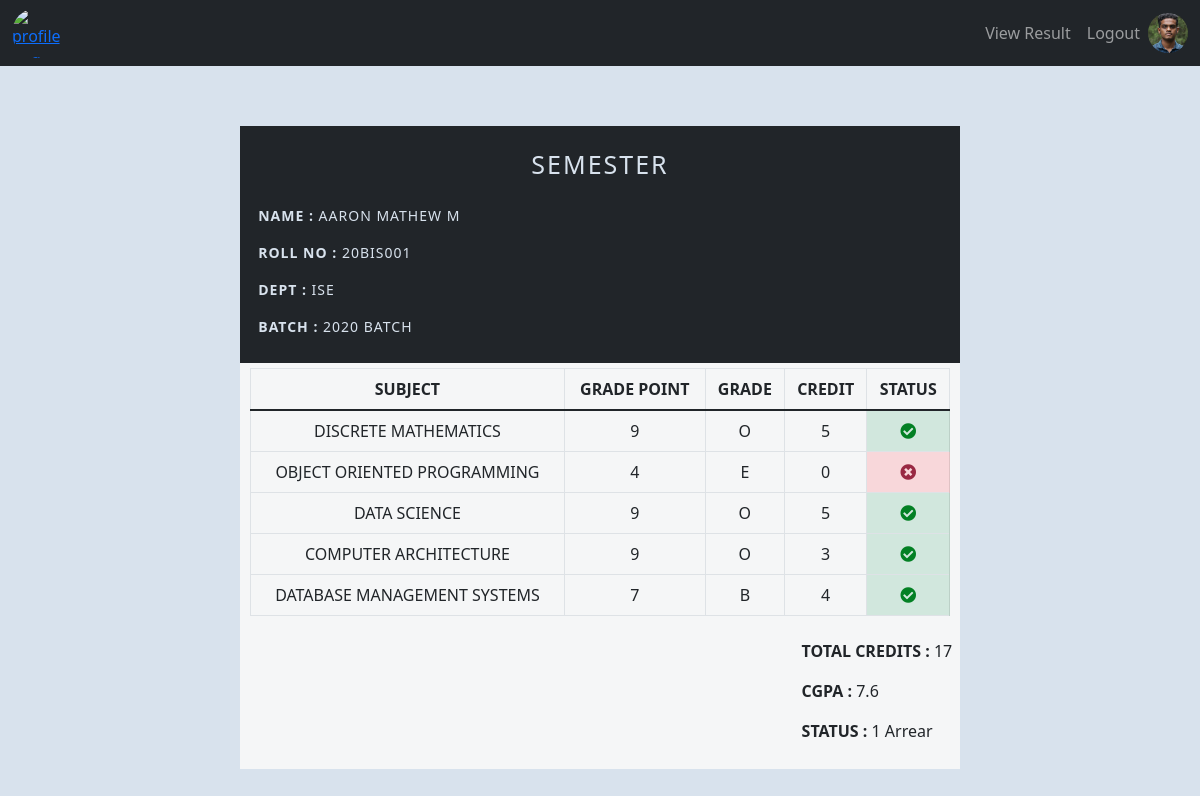
The app's page /result/view_result/8c9c0411e0d744a0b20cf405326b72d3 (signed in) with its own data.
### users/models.py (models this page shows, shortened)
class Profile(models.Model):
    roles_type=(
        ('admin','admin_user'),
        ('student','student_user')
    )
    gender_type=(
        ('M','Male'),
        ('F','Female')
    )
    user=models.OneToOneField(User,on_delete=models.CASCADE,null=True,blank=True)
    name=models.CharField(max_length=200)
    role=models.CharField(max_length=100,choices=roles_type)
    roll_no=models.CharField(max_length=15,unique=True)
    dept=models.ForeignKey(Department,on_delete=models.CASCADE,blank=True,null=True)
    batch=models.IntegerField(default=datetime.date.today().year, choices=year_choices())
    profile_img=models.ImageField(null=False,blank=False,upload_to='profiles/',default='profiles/user-default.jpg')
    address=models.TextField(null=True,blank=True)
    dob=models.DateField(null=True)
    gender=models.CharField(max_length=10,choices=gender_type,null=True)
    mobile=models.IntegerField(null=True)
    verified=models.BooleanField(null=True,blank=True)
    created=models.DateTimeField(auto_now_add=True)
    id=models.UUIDField(default=uuid.uuid4,unique=True,primary_key=True,editable=False)
    class Meta:
        ordering=['-batch','dept','roll_no','verified']

class Department(models.Model):
    name=models.CharField(max_length=200,unique=True)
    dept_expansion=models.CharField(max_length=200,unique=True,null=True)
    created=models.DateTimeField(auto_now_add=True)
    id=models.UUIDField(default=uuid.uuid4,unique=True,primary_key=True,editable=False)
    def __str__(self):
        return self.name
    class Meta:
        ordering=['name']

### results/models.py (models this page shows, shortened)
class Result(models.Model):
    grade_choice=(
        ('O','O'),('A','A'),('B','B'),('C','C'),('D','D'),('E','E')
    )
    status_choice=(
        (True,'Pass'),
        (False,'Fail')
    )
    student=models.ForeignKey(Profile,on_delete=models.CASCADE)
    semester=models.ForeignKey(Semester,on_delete=models.CASCADE,null=True,blank=True)
    subject=models.ForeignKey(Subject,null=True,on_delete=models.SET_NULL)
    credit=models.IntegerField(default=0,null=True,blank=True)
    grade=models.IntegerField(default=0,null=True,blank=True)
    grade_string=models.CharField(max_length=2,null=True,choices=grade_choice)
    status=models.BooleanField(default=0,choices=status_choice)
    created=models.DateTimeField(auto_now_add=True)
    id=models.UUIDField(default=uuid.uuid4,unique=True,primary_key=True,editable=False)
    class Meta:
        unique_together=('student','semester','subject')
        constraints = [
            models.UniqueConstraint(
                fields=('student','semester','subject'),
                name='unique for student subject and semester'
            )]

class Subject(models.Model):
    name=models.CharField(max_length=20,unique=True)
    subject_expansion=models.CharField(max_length=100,null=True)
    credit=models.IntegerField(default=0,null=True,blank=True)
    created=models.DateTimeField(auto_now_add=True)
    id=models.UUIDField(default=uuid.uuid4,unique=True,primary_key=True,editable=False)
    class Meta:
        ordering=['name']

class FinalResult(models.Model):
    student=models.ForeignKey(Profile,on_delete=models.CASCADE)
    semester=models.ForeignKey(Semester,on_delete=models.CASCADE,null=True,blank=True)
    cgpa=models.FloatField(default=0,null=True,blank=True)
    total_credits=models.IntegerField(default=0)
    no_of_arrears=models.IntegerField(default=0)
    created=models.DateTimeField(auto_now_add=True)
    id=models.UUIDField(default=uuid.uuid4,unique=True,primary_key=True,editable=False)
    class Meta:
        unique_together=('student','semester')
        ordering=['student__roll_no','-semester__year']

### results/views.py (the view)
# urls.py: path('result/',include('results.urls')),
@login_required(login_url='login')
def results(request,pk):
    profile=request.user.profile
    student_id=profile.id
    current_sem=Semester.objects.get(id=pk)
    results=Result.objects.filter(student=student_id,semester=pk)
    final_result=FinalResult.objects.get(student=student_id,semester=pk)
    context={'student':profile,'results':results,'current_sem':current_sem,'final_result':final_result}
    return render(request,'results/result.html',context)

### results/templates/results/result.html
{% extends 'main.html' %}
{% block content %}
<br>
<div class="container" style="width: 60%; background-color:#212529;  align-items:center; text-align:center; padding:20px 0 3px 0; margin-top:3%;">
      <p class="text-uppercase font-weight-light" style="color:#d8e2ed;  font-weight:lighter; font-size:25px; letter-spacing: 2px; ">Semester {{semester.semester_name}}</p>
</div>
<div class="container" style="width: 60%; background-color:#212529; text-align:justify; padding:2px 4px 10px 4px; font-size:14px;">
  <p class="text-uppercase" style="margin-inline-start: 2%; color:#d8e2ed; letter-spacing: 1px;" > <span style="font-weight: bold; color:#d8e2ed;">Name : </span >{{student.name}}</p>
  <p class="text-uppercase" style="margin-inline-start: 2%; color:#d8e2ed; letter-spacing: 1px;"> <span style="font-weight: bold; color:#d8e2ed;"> Roll no : </span >{{student.roll_no}}</p>
  <p class="text-uppercase" style="margin-inline-start: 2%; color:#d8e2ed; letter-spacing: 1px;"> <span style="font-weight: bold; color:#d8e2ed;"> Dept : </span >{{student.dept}}</p>
  <p class="text-uppercase" style="margin-inline-start: 2%; color:#d8e2ed; letter-spacing: 1px;"> <span style="font-weight: bold; color:#d8e2ed;"> Batch : </span >{{student.batch}} Batch</p>
</div>
<div class="container" style="width: 60%; background-color:#f5f6f7;  align-items:center; text-align:center; padding:5px 10px; " >
  <table class="table table-bordered">
      <thead>
          <tr>
            <th class="text-uppercase" scope="col">Subject</th>
            <th class="text-uppercase" scope="col"> <nobr>Grade Point</nobr></th>
            <th class="text-uppercase" scope="col">Grade</th>
            <th class="text-uppercase" scope="col">Credit</th>
            <th class="text-uppercase" scope="col">Status</th>
          </tr>
        </thead>
        <tbody>
        {% for result in results %}
          <tr>
            <td class="text-uppercase">{{result.subject.subject_expansion}}</td>
            <td>{{result.grade}}</td>
            <td>{{result.grade_string}}</td>
            <td>{{result.credit}}</td>
            {% if result.status == True %}
            <td class="text-uppercase table-success "><i class="fas fa-check-circle" style="color: #038024;"></i></td>
            {% else %}
            <td class="text-uppercase table-danger "><i class="fas fa-times-circle" style="color: #992943;"></i></td>
            {% endif %}
          </tr>
          {% endfor %}
        </tbody>
  </table>
</div>
<div class="container" style="width: 60%; background-color:#f5f6f7; text-align:justify; padding:2px 0 10px 0; margin-bottom:5%;">
  <p style="margin-inline-start: 78%;"> <span style="font-weight: bold;">TOTAL CREDITS : </span>{{final_result.total_credits}}</p>
  <p style="margin-inline-start: 78%;"> <span style="font-weight: bold;"> CGPA : </span>{{final_result.cgpa}}</p>
  {% if final_result.no_of_arrears == 0 %}
  <p style="margin-inline-start: 78%;"> <span style="font-weight: bold;"> STATUS : </span>All Clear</p>
  {% else %}
  <p style="margin-inline-start: 78%;"> <span style="font-weight: bold;"> STATUS : </span>{{final_result.no_of_arrears}} Arrear{{final_result.no_of_arrears|pluralize:"s"}}</p>
  {% endif %}
</div>
{% endblock %}

### templates/navbar.html (shortened to what this page needs)
{% load static %}
<nav class="navbar  navbar-expand-lg navbar-dark bg-dark ">
    <div class="container-fluid" style="height: 50px;">
      <a href="{% url 'home' %}"><img src="{% static 'images/kct-logo.png' %}" alt="profile img" class="mx-auto d-block rounded-circle" alt="demo" style="width: 50px; height: 50px; object-fit:cover; margin-left:15px;">
      <div class="collapse navbar-collapse" id="navbarNavDropdown" style="width: 100%; color:#212529" >
        <ul class="navbar-nav" style="margin-left: auto;">
        {% if request.user.is_authenticated %}
            {% if request.user.profile.role == 'admin' %}
              {% if request.user.profile.verified == True %}
                  <li class="nav-item">
                    <a class="nav-link" aria-current="page" href="{% url 'dept' %}">Departments</a>
                  </li>
                  <li class="nav-item">
                    <a class="nav-link" href="{% url 'subject' %}">Subjects</a>
                  </li>
                  <li class="nav-item">
                    <a class="nav-link" href="{% url 'semester' %}">Semesters</a>
                  </li>
                  <li class="nav-item">
                    <a class="nav-link" href="{% url 'student_result_home' %}">Results</a>
                  </li>
                  <li class="nav-item">
                    <a class="nav-link" href="{% url 'dept_sem_papers' %}">Semester and its subjects</a></li>
                  </li>
                  <li class="nav-item">
                    <a class="nav-link" href="{% url 'students' %}">Students</a></li>
                  </li>
                    <li class="nav-item">
                      <a class="nav-link" href="{% url 'admin_users' %}">admins</a>
                    </li>
              {% endif %}
              {% else %}
              <li class="nav-item">
                <a class="nav-link" href="{% url 'my_results' %}">View Result</a>
              </li>
            {% endif %}
            <li class="nav-item">
              <a class="nav-link" href="{% url 'logout' %}">Logout</a></li>
            {% if request.user.profile %}
              <li class="nav-item">
                <a href="{% url 'my_account' %}"><img src="{{request.user.profile.profile_img.url}}" alt="profile img" class="mx-auto d-block rounded-circle" alt="demo" style="width: 40px; height: 40px; object-fit:cover; margin-left:15px;">
                </a>
              </li>
            {% endif %}
        {% endif %}
        </ul>
      </div>
    </div>
  </nav>

### static/css/css/all.css (style rules this page uses)
.fa, .fas, .far, .fal, .fad, .fab { -moz-osx-font-smoothing: grayscale; -webkit-font-smoothing: antialiased; display: inline-block; font-style: normal; font-variant: normal; text-rendering: auto; line-height: 1; }
.fa-check-circle:before { content: "\f058"; }
.fa-times-circle:before { content: "\f057"; }
.fa, .fas { font-family: 'Font Awesome 5 Free'; font-weight: 900; }

### records on screen
Profile: name "AARON MATHEW M", roll_no "20BIS001", dept "ISE", batch "2020"
Result: subject.subject_expansion "DISCRETE MATHEMATICS", grade "9", grade_string "O", credit "5", status True (drawn)
Result: subject.subject_expansion "OBJECT ORIENTED PROGRAMMING", grade "4", grade_string "E", credit "0", status False (drawn)
Result: subject.subject_expansion "DATA SCIENCE", grade "9", grade_string "O", credit "5", status True (drawn)
Result: subject.subject_expansion "COMPUTER ARCHITECTURE", grade "9", grade_string "O", credit "3", status True (drawn)
Result: subject.subject_expansion "DATABASE MANAGEMENT SYSTEMS", grade "7", grade_string "B", credit "4", status True (drawn)
FinalResult: total_credits "17", cgpa "7.6", no_of_arrears "1"
